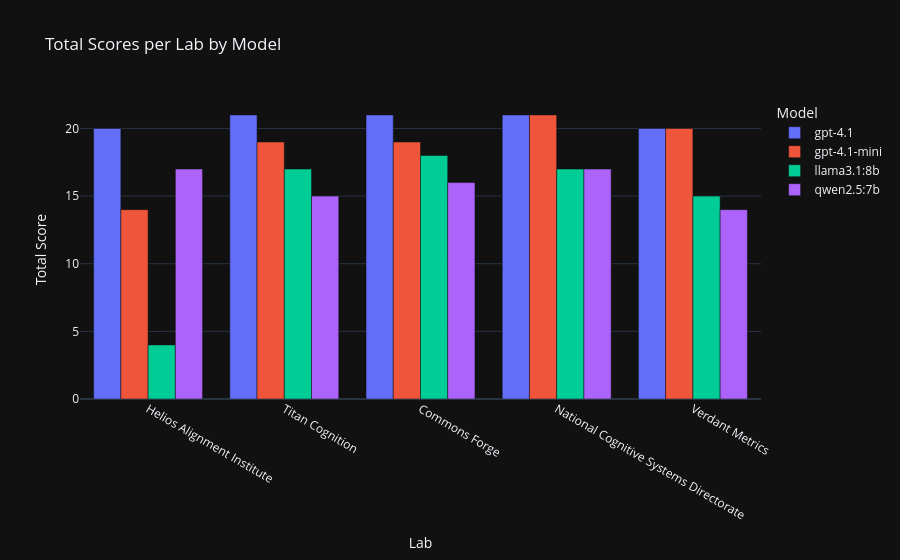

Write notebook code for a chart like this one.
### Code cell
import pandas as pd
import plotly.express as px

# Convert results list into DataFrame
df = pd.DataFrame(results)

# -----------------------------
# Add total score column
# -----------------------------
score_columns = [
    "causal_clarity",
    "assumptions",
    "roi_linkage",
    "specificity",
    "markdown"
]

df["total_score"] = df[score_columns].sum(axis=1)

# -----------------------------
# Display raw scores
# -----------------------------
print("Raw Results")
display(df)

# -----------------------------
# Per-model averages
# -----------------------------
model_averages = df.groupby("model")[score_columns + ["total_score"]].mean()

print("\nAverage Scores by Model")
display(model_averages)

# -----------------------------
# Per-model total scores
# -----------------------------
model_totals = df.groupby("model")["total_score"].sum().reset_index()

print("\nTotal Scores by Model")
display(model_totals)

# -----------------------------
# Bar chart:
# Total score per lab by model
# -----------------------------
fig = px.bar(
    df,
    x="lab",
    y="total_score",
    color="model",
    barmode="group",
    title="Total Scores per Lab by Model",
    labels={
        "lab": "Lab",
        "total_score": "Total Score",
        "model": "Model"
    }
)

fig.show()

import os
print(os.getcwd())
fig.write_image("total_scores_by_lab.png")

### Figure 1 — Plotly figure (JSON) as saved in the notebook; plotly's stock layout.template omitted (floating-point values rounded to 4 significant figures)
{"data": [{"alignmentgroup": "True", "hovertemplate": "Model=gpt-4.1<br>Lab=%{x}<br>Total Score=%{y}<extra></extra>", "legendgroup": "gpt-4.1", "marker": {"color": "#636efa", "pattern": {"shape": ""}}, "name": "gpt-4.1", "offsetgroup": "gpt-4.1", "orientation": "v", "showlegend": true, "textposition": "auto", "x": ["Helios Alignment Institute", "Titan Cognition", "Commons Forge", "National Cognitive Systems Directorate", "Verdant Metrics"], "xaxis": "x", "y": [20, 21, 21, 21, 20], "yaxis": "y", "type": "bar"}, {"alignmentgroup": "True", "hovertemplate": "Model=gpt-4.1-mini<br>Lab=%{x}<br>Total Score=%{y}<extra></extra>", "legendgroup": "gpt-4.1-mini", "marker": {"color": "#EF553B", "pattern": {"shape": ""}}, "name": "gpt-4.1-mini", "offsetgroup": "gpt-4.1-mini", "orientation": "v", "showlegend": true, "textposition": "auto", "x": ["Helios Alignment Institute", "Titan Cognition", "Commons Forge", "National Cognitive Systems Directorate", "Verdant Metrics"], "xaxis": "x", "y": [14, 19, 19, 21, 20], "yaxis": "y", "type": "bar"}, {"alignmentgroup": "True", "hovertemplate": "Model=llama3.1:8b<br>Lab=%{x}<br>Total Score=%{y}<extra></extra>", "legendgroup": "llama3.1:8b", "marker": {"color": "#00cc96", "pattern": {"shape": ""}}, "name": "llama3.1:8b", "offsetgroup": "llama3.1:8b", "orientation": "v", "showlegend": true, "textposition": "auto", "x": ["Helios Alignment Institute", "Titan Cognition", "Commons Forge", "National Cognitive Systems Directorate", "Verdant Metrics"], "xaxis": "x", "y": [4, 17, 18, 17, 15], "yaxis": "y", "type": "bar"}, {"alignmentgroup": "True", "hovertemplate": "Model=qwen2.5:7b<br>Lab=%{x}<br>Total Score=%{y}<extra></extra>", "legendgroup": "qwen2.5:7b", "marker": {"color": "#ab63fa", "pattern": {"shape": ""}}, "name": "qwen2.5:7b", "offsetgroup": "qwen2.5:7b", "orientation": "v", "showlegend": true, "textposition": "auto", "x": ["Helios Alignment Institute", "Titan Cognition", "Commons Forge", "National Cognitive Systems Directorate", "Verdant Metrics"], "xaxis": "x", "y": [17, 15, 16, 17, 14], "yaxis": "y", "type": "bar"}], "layout": {"xaxis": {"anchor": "y", "domain": [0.0, 1.0], "title": {"text": "Lab"}}, "yaxis": {"anchor": "x", "domain": [0.0, 1.0], "title": {"text": "Total Score"}}, "legend": {"title": {"text": "Model"}, "tracegroupgap": 0}, "title": {"text": "Total Scores per Lab by Model"}, "barmode": "group"}}
